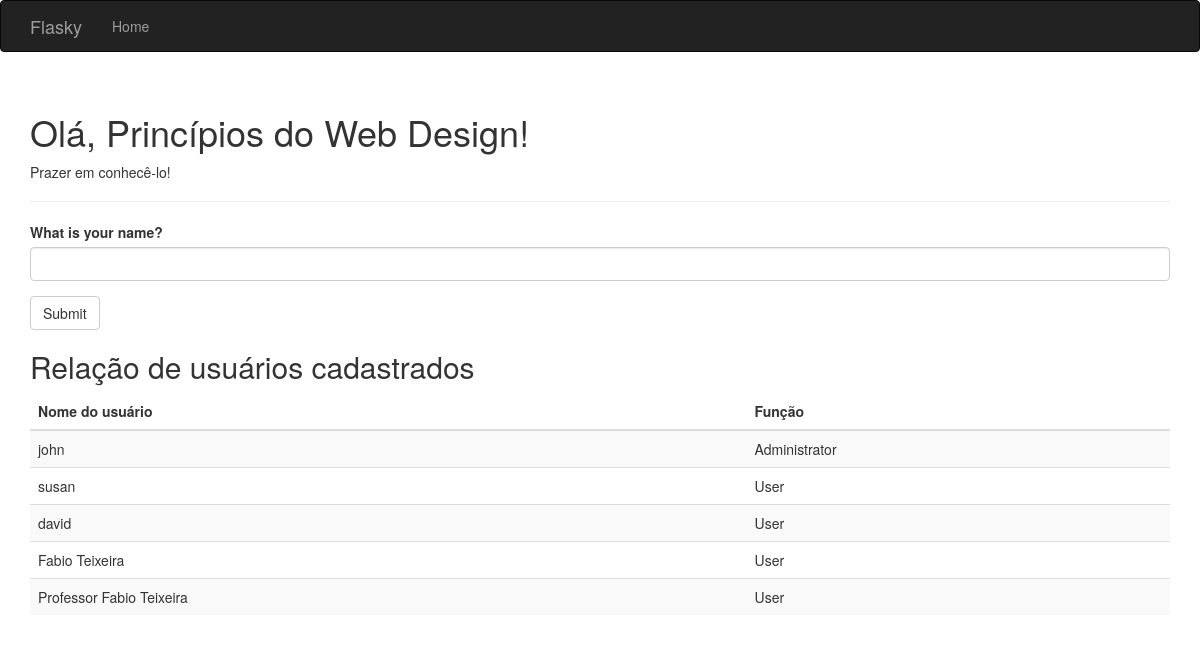
Before: / with the older database file.
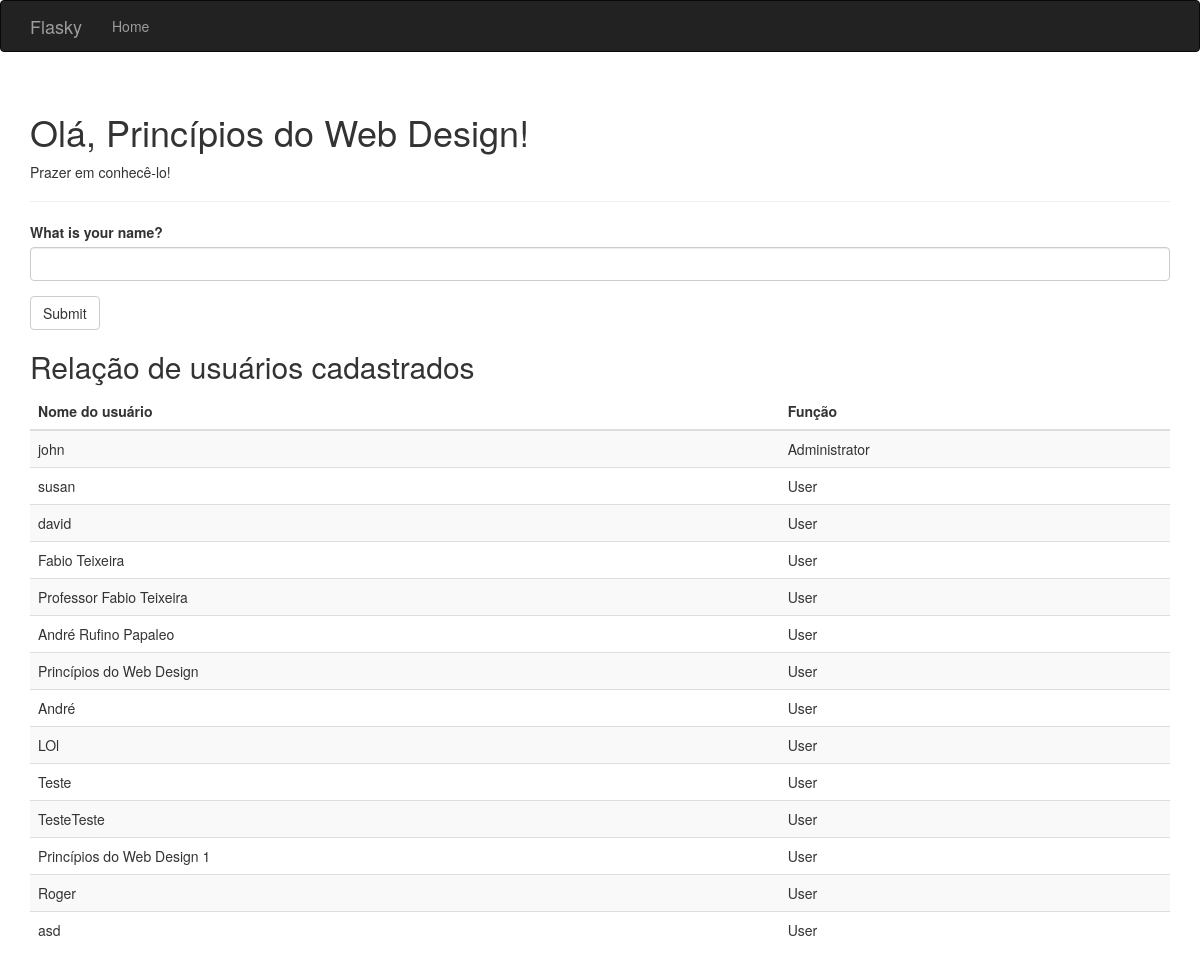
After: the same page with the newer database file.
### hello.py (models this page shows, shortened)
class User(db.Model):
    __tablename__ = 'users'
    id = db.Column(db.Integer, primary_key=True)
    username = db.Column(db.String(64), unique=True, index=True)
    role_id = db.Column(db.Integer, db.ForeignKey('roles.id'))

class Role(db.Model):
    __tablename__ = 'roles'
    id = db.Column(db.Integer, primary_key=True)
    name = db.Column(db.String(64), unique=True)
    users = db.relationship('User', backref='role', lazy='dynamic')

### hello.py (the view, shortened to what this page needs)
@app.route('/', methods=['GET', 'POST'])
def index():
    form = NameForm()
    users_list = User.query.all()
    return render_template('index.html', form=form, name=session.get('name'),
                           known=session.get('known', False), users=users_list)

### hello.py
class NameForm(FlaskForm):
    name = StringField('What is your name?', validators=[DataRequired()])
    submit = SubmitField('Submit')

### templates/index.html (shortened to what this page needs)
{% extends "base.html" %}
{% import "bootstrap/wtf.html" as wtf %}
{% block page_content %}
<div class="page-header">
    <h1>Olá, {% if name %}{{ name }}{% else %}Princípios do Web Design{% endif %}!</h1>
    {% if not known %}
    <p>Prazer em conhecê-lo!</p>
    {% else %}
    <p>Feliz em vê-lo novamente!</p>
    {% endif %}
</div>
{{ wtf.quick_form(form) }}
<div class="mt-5">
    <h2>Relação de usuários cadastrados</h2>
    <table class="table table-striped table-hover mt-3">
        <thead>
            <tr>
                <th scope="col">Nome do usuário</th>
                <th scope="col">Função</th>
            </tr>
        </thead>
        <tbody>
            {% for u in users %}
            <tr>
                <td>{{ u.username }}</td>
                <td>{{ u.role.name if u.role else 'User' }}</td>
            </tr>
            {% endfor %}
        </tbody>
    </table>
</div>
{% endblock %}

### templates/base.html (shortened to what this page needs)
{% extends "bootstrap/base.html" %}
{% block head %}
{{ super() }}
{% endblock %}
{% block navbar %}
<div class="navbar navbar-inverse" role="navigation">
    <div class="container">
        <div class="navbar-header">
            <a class="navbar-brand" href="/">Flasky</a>
        </div>
        <div class="navbar-collapse collapse">
            <ul class="nav navbar-nav">
                <li><a href="/">Home</a></li>
            </ul>
        </div>
    </div>
</div>
{% endblock %}
{% block content %}
<div class="container">
    {% block page_content %}{% endblock %}
</div>
{% endblock %}

Changed rows visible on the page:
added User: username "André Rufino Papaleo", role "User"
added User: username "Princípios do Web Design", role "User"
added User: username "André", role "User"
added User: username "LOl", role "User"
added User: username "Teste", role "User"
added User: username "TesteTeste", role "User"
added User: username "Princípios do Web Design 1", role "User"
added User: username "Roger", role "User"
added User: username "asd", role "User"
